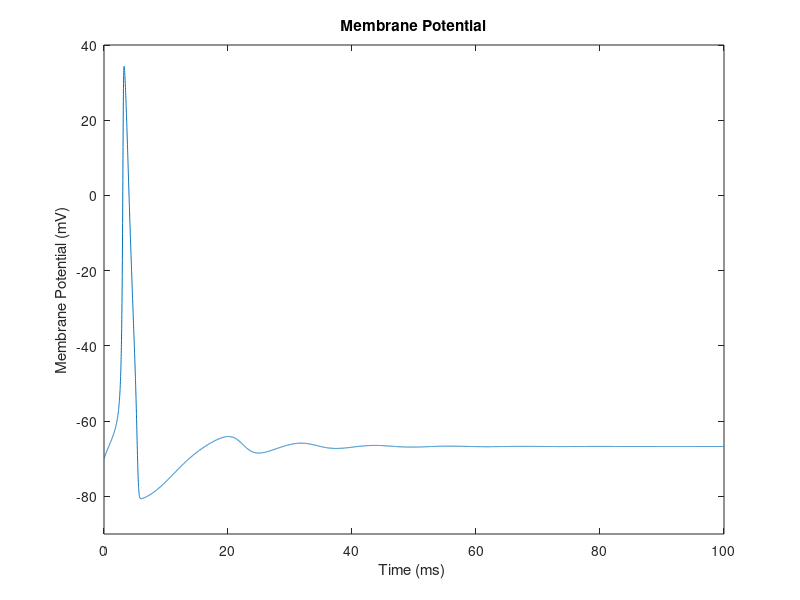
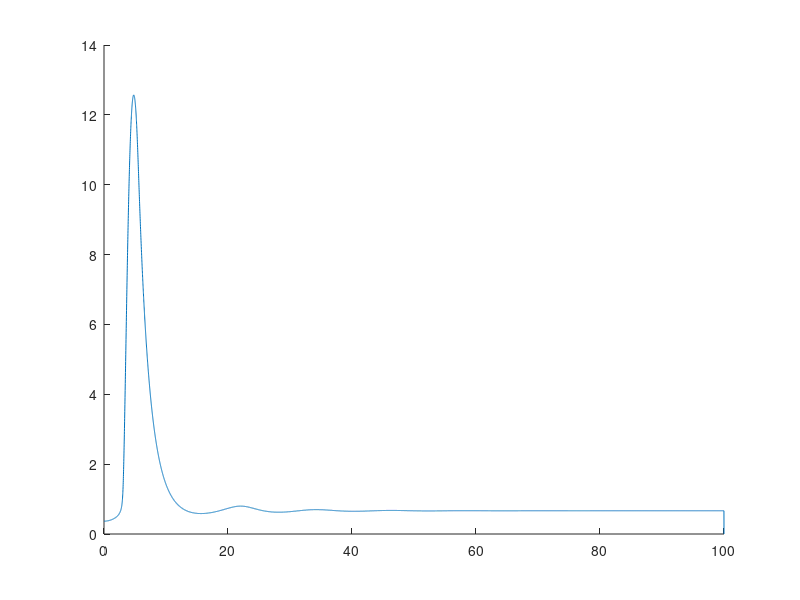

Write the MATLAB code that produced these figures, in order. (Note: this script raises an error after producing the figures.)
%% Project Part 1 %%%%
%
%  Author: Caitlin Flowers
%  email: cflowers7@gatech.edu
%  
%%  Constants %%%%

st = .01;       %step value for eulers
t = 0:st:100;   %array for time (ms)

% Conductance values mS/cm^2
gK = 36;
gNa = 120;
gL = .3;

% Ion potentials and resting membrane potential in mV
eK = -12;
eNa = 115;
eL = 10.6;
vRest = 0;               %subtract 70 mV at the end

%% Initial Values %%%%

% Gating Variables 
aM0 = .1*((25-vRest)/(exp((25-vRest)/10)-1));
bM0 = 4*exp(-vRest/18);
aN0 = .01*((10-vRest)/(exp((10-vRest)/10)-1));
bN0 = .125*exp(-vRest/80);
aH0 = .07*exp(-vRest/20);
bH0 = 1/(exp((30-vRest)/10)+1);

m0 = aM0/(aM0+bM0);
n0 = aN0/(aN0+bN0);
h0 = aH0/(aH0+bH0);

% Currents
conK = ((n0)^4)*gK;
conNa = ((m0)^3)*gNa*h0;
iK = conK*(vRest-eK);
iNa = conNa*(vRest-eNa);
iL = gL*(vRest-eL);
Iion_init = 0-iK-iNa-iL;

% Conductances (no injection)



%% Simulator function %%%%
% Takes input of the injection current value and duration and outputs data
% arrays for Vm, gK, and gNa. 

% Initialize arrays for membrane voltages and conductances

V_Mem = zeros(size(t));
CondK = zeros(size(t));
CondNa = zeros(size(t));
V_Mem(1) = vRest;
CondK(1) = conK;
CondNa(1) = conNa;

M = zeros(size(t));
M(1) = m0;
N = zeros(size(t));
N(1) = n0;
H = zeros(size(t));
H(1) = h0;

%create array for injection current
I_inj = zeros(size(t));
I_inj(:) = 5;             %mA

for j = 1:length(t)-1
    v = V_Mem(j);
    m = M(j);
    n = N(j);
    h = H(j);
    aM = .1*((25-v)/(exp((25-v)/10)-1));
    bM = 4*exp(-v/18);
    aN = .01*((10-v)/(exp((10-v)/10)-1));
    bN = .125*exp(-v/80);
    aH = .07*exp(-v/20);
    bH = 1/(exp((30-v)/10)+1);
    M(j+1) = m + st*((aM*(1-m)-bM*m));
    N(j+1) = n + st*((aN*(1-n)-bN*n));
    H(j+1) = h + st*((aH*(1-h)-bH*h));
    
    %recalculate currents
    iNa = (m^3)*gNa*h*(v-eNa);
    iK = (n^4)*gK*(v-eK);
    iL = gL*(v-eL);
    iIon = I_inj(j) - iK - iNa - iL;
    %Update Membrane voltage
    V_Mem(j+1) = v + st*(iIon);
    CondK(j) = ((n^4)*gK);
    CondNa(j) = (m^3)*gNa*h;
end

V_Mem(1, :) = V_Mem(1,:) - 70;

figure
plot(t, V_Mem)
title('Membrane Potential')
xlabel('Time (ms) ');
ylabel('Membrane Potential (mV)')
axis([0, 100, -90, 40])

figure
plot(t, CondK, t, CondNa, 'R');
title('Conductance Values (K and Na)')
xlabel( 'Time (ms) ')
ylabel( 'Conductance (mS/cm^2) ')
